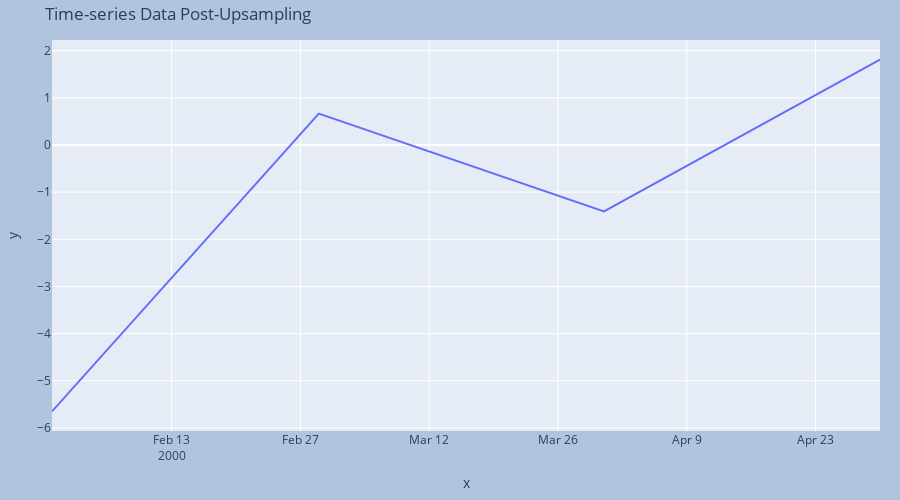

The code cell stored with this chart in its notebook:
### Code cell
line = px.line(ts, x = new_sample_mean_px.index, y = new_sample_mean_px[0], title = 'Time-series Data Post-Upsampling', height = 500, width = 900)
line.update_layout(
    margin=dict(l=20, r=20, t=40, b=20),
    paper_bgcolor="LightSteelBlue",
)

### Figure 1 — Plotly figure (JSON) as saved in the notebook; plotly's stock layout.template omitted (floating-point values rounded to 4 significant figures)
{"data": [{"hovertemplate": "x=%{x}<br>y=%{y}<extra></extra>", "legendgroup": "", "line": {"color": "#636efa", "dash": "solid"}, "mode": "lines", "name": "", "showlegend": false, "type": "scatter", "x": ["2000-01-31T00:00:00", "2000-02-29T00:00:00", "2000-03-31T00:00:00", "2000-04-30T00:00:00"], "xaxis": "x", "y": [-5.65, 0.6665, -1.41, 1.812], "yaxis": "y"}], "layout": {"height": 500, "legend": {"tracegroupgap": 0}, "margin": {"b": 20, "l": 20, "r": 20, "t": 40}, "paper_bgcolor": "LightSteelBlue", "title": {"text": "Time-series Data Post-Upsampling"}, "width": 900, "xaxis": {"anchor": "y", "domain": [0, 1], "title": {"text": "x"}}, "yaxis": {"anchor": "x", "domain": [0, 1], "title": {"text": "y"}}}}
